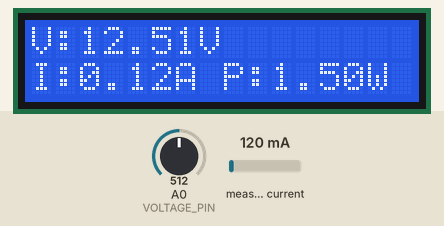
Bench run of a sketch on a simulated Arduino Uno, built with avr-gcc and run on an emulated ATmega328P. Shown: 16×2 character LCD. The test bench sets the inputs (shaded band); at power-on: measured current 120 mA, A0 (VOLTAGE_PIN) = 512. What the sketch prints to the serial monitor is not drawn.

Above: at 3.8 s.
3.9 s: measured current set to 40 mA
At 5.7 s:
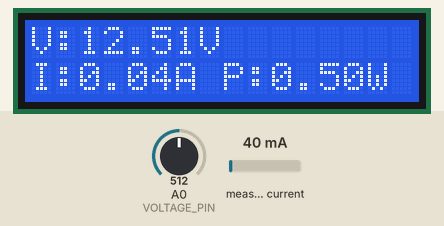
6.4 s: A0 (VOLTAGE_PIN) set to 716
At 8.3 s:
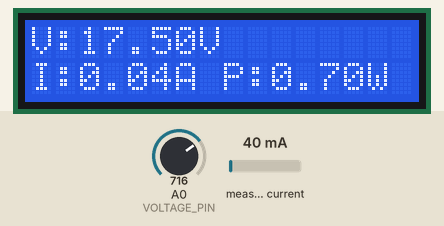
8.6 s: measured current set to 500 mA
At 9.8 s:
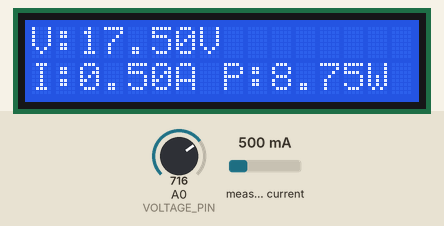
10.8 s: A0 (VOLTAGE_PIN) set to 900
At 12.5 s:
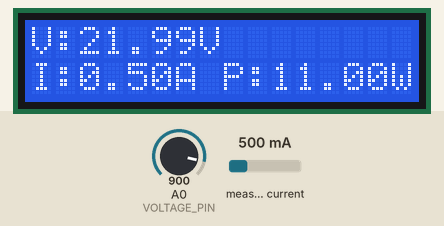
13.1 s: measured current set to 1000 mA
At 15.0 s:
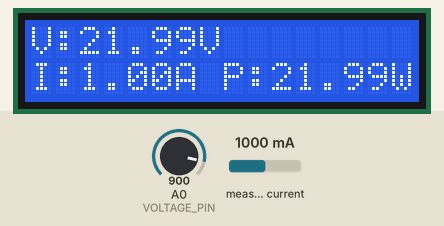
15.3 s: A0 (VOLTAGE_PIN) set to 1023
At 16.9 s:
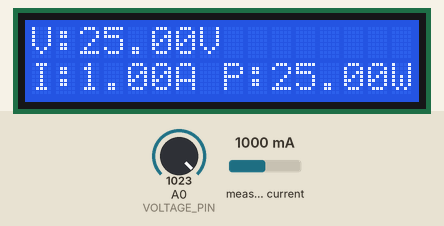
Timing chart, 0 to 18.4 s (numbered marks = the images above; inputs shaded):
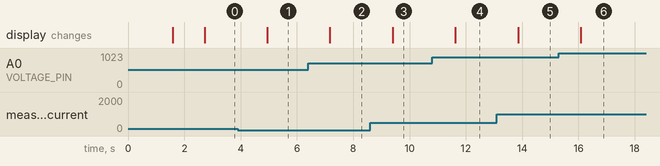

Measured:
- after the input at 3.9 s, the display: changes after 1.0 s (image 1)
- after the input at 6.4 s, the display: changes after 0.77 s (image 2)
- after the input at 8.6 s, the display: changes after 0.80 s (image 3)
- after the input at 10.8 s, the display: changes after 0.83 s (image 4)
- after the input at 13.1 s, the display: changes after 0.76 s (image 5)
- after the input at 15.3 s, the display: changes after 0.79 s (image 6)

The sketch:

solar-pv-monitor.ino
```cpp
#include <Wire.h>
#include <LiquidCrystal_I2C.h>
#include <Adafruit_INA219.h>

// ------------------------------
// HARDWARE CONFIGURATION
// ------------------------------

#define VOLTAGE_PIN A0

// Replace with your detected LCD address
#define LCD_ADDRESS 0x27

#define LCD_COLUMNS 16
#define LCD_ROWS 2

LiquidCrystal_I2C lcd(
  LCD_ADDRESS,
  LCD_COLUMNS,
  LCD_ROWS
);

Adafruit_INA219 ina219;

// ------------------------------
// B25 CALIBRATION PARAMETERS
// ------------------------------

const float ADC_REFERENCE_VOLTAGE = 5.0;
const float DIVIDER_RATIO = 5.0;
const float ADC_RESOLUTION = 1023.0;

// Temporary nominal calibration.
// We will refine this using a multimeter.
const float VOLTAGE_CALIBRATION = 1.0;

// ------------------------------
// MEASUREMENT VARIABLES
// ------------------------------

float pvVoltage = 0.0;
float pvCurrent = 0.0;
float pvPower = 0.0;

int adcValue = 0;

// ------------------------------
// SETUP
// ------------------------------

void setup() {

  Serial.begin(9600);
  Wire.begin();

  lcd.init();
  lcd.backlight();

  lcd.setCursor(0, 0);
  lcd.print("Solar PV Monitor");

  lcd.setCursor(0, 1);
  lcd.print("Initializing...");

  delay(1500);

  if (!ina219.begin()) {

    lcd.clear();
    lcd.print("INA219 Error!");

    Serial.println("ERROR: INA219 not detected!");

    while (1) {
      delay(10);
    }
  }

  lcd.clear();

  Serial.println("==============================");
  Serial.println("SOLAR PV MONITORING SYSTEM");
  Serial.println("==============================");

  Serial.println("INA219 initialized.");
  Serial.println("B25 voltage input: A0");
  Serial.println("LCD initialized.");

  delay(1000);
}

// ------------------------------
// READ B25 VOLTAGE
// ------------------------------

float readPVVoltage() {

  adcValue = analogRead(VOLTAGE_PIN);

  float sensorVoltage =
    (adcValue * ADC_REFERENCE_VOLTAGE)
    / ADC_RESOLUTION;

  float inputVoltage =
    sensorVoltage
    * DIVIDER_RATIO
    * VOLTAGE_CALIBRATION;

  return inputVoltage;
}

// ------------------------------
// READ INA219 CURRENT
// ------------------------------

float readPVCurrent() {

  float current_mA = ina219.getCurrent_mA();

  return current_mA / 1000.0;
}

// ------------------------------
// DISPLAY MEASUREMENTS
// ------------------------------

void displayMeasurements() {

  lcd.clear();

  lcd.setCursor(0, 0);
  lcd.print("V:");
  lcd.print(pvVoltage, 2);
  lcd.print("V");

  lcd.setCursor(0, 1);
  lcd.print("I:");
  lcd.print(pvCurrent, 2);
  lcd.print("A P:");
  lcd.print(pvPower, 2);
  lcd.print("W");
}

// ------------------------------
// SERIAL MONITOR OUTPUT
// ------------------------------

void printMeasurements() {

  Serial.println("------------------------------");

  Serial.print("PV Voltage: ");
  Serial.print(pvVoltage, 3);
  Serial.println(" V");

  Serial.print("PV Current: ");
  Serial.print(pvCurrent, 3);
  Serial.println(" A");

  Serial.print("PV Power: ");
  Serial.print(pvPower, 3);
  Serial.println(" W");

  Serial.print("B25 ADC Value: ");
  Serial.println(adcValue);

  Serial.println("------------------------------");
}

// ------------------------------
// MAIN LOOP
// ------------------------------

void loop() {

  pvVoltage = readPVVoltage();

  pvCurrent = readPVCurrent();

  pvPower = pvVoltage * pvCurrent;

  displayMeasurements();

  printMeasurements();

  delay(1000);
}
```
